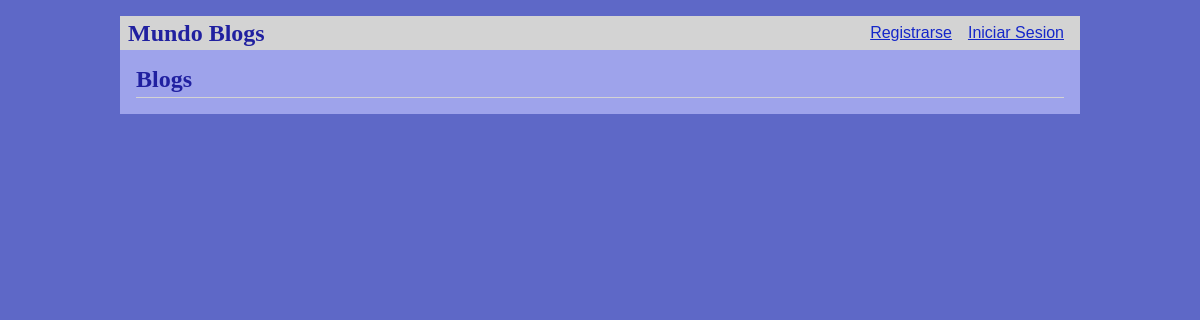
/, run on an earlier commit of the app's database.
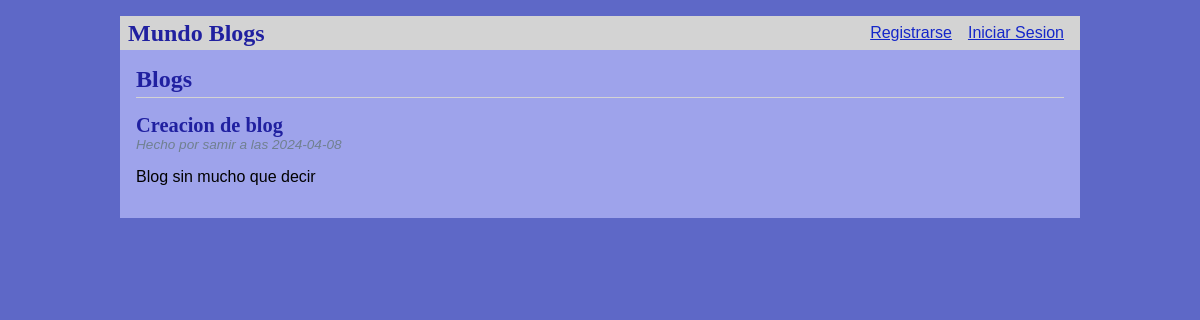
And on a later commit of the database.
### tables this page shows
CREATE TABLE post (
  id INTEGER PRIMARY KEY AUTOINCREMENT,
  author_id INTEGER NOT NULL,
  created TIMESTAMP NOT NULL DEFAULT CURRENT_TIMESTAMP,
  title TEXT NOT NULL,
  body TEXT NOT NULL,
  FOREIGN KEY (author_id) REFERENCES user (id)
);

CREATE TABLE user (
  id INTEGER PRIMARY KEY AUTOINCREMENT,
  username TEXT UNIQUE NOT NULL,
  password TEXT NOT NULL
);

### flaskr/blog.py (the view)
@bp.route('/')
def index():
    db = get_db()
    posts = db.execute(
        'SELECT p.id, title, body, created, author_id, username'
        ' FROM post p JOIN user u ON p.author_id = u.id'
        ' ORDER BY created DESC'
    ).fetchall()
    return render_template('blog/index.html', posts=posts)

### flaskr/auth.py (called while the page is built)
@bp.before_app_request
def load_logged_in_user():
    user_id = session.get('user_id')
    if user_id is None:
        g.user = None
    else:
        g.user = get_db().execute(
            'SELECT * FROM user WHERE id = ?', (user_id,)
        ).fetchone()

### flaskr/db.py (called while the page is built)
def get_db():
    if 'db' not in g:
        g.db = sqlite3.connect(
            current_app.config['DATABASE'],
            detect_types=sqlite3.PARSE_DECLTYPES
        )
        g.db.row_factory = sqlite3.Row
    return g.db

### flaskr/templates/blog/index.html (shortened to what this page needs)
{% extends 'base.html' %}
{% block header %}
  <h1>{% block title %}Blogs{% endblock %}</h1>
{% endblock %}
{% block content %}
  {% for post in posts %}
    <article class="post">
      <header>
        <div>
          <h1>{{ post['title'] }}</h1>
          <div class="about">Hecho por {{ post['username'] }} a las {{ post['created'].strftime('%Y-%m-%d') }}</div>
        </div>
      </header>
      <p class="body">{{ post['body'] }}</p>
    </article>
  {% endfor %}
{% endblock %}

### flaskr/templates/base.html (shortened to what this page needs)
<!doctype html>
<link rel="stylesheet" href="{{ url_for('static', filename='style.css') }}">
<nav>
  <h1>Mundo Blogs</h1>
  <ul>
    {% if g.user %}
      <li><span>{{ g.user['username'] }}</span>
      <li><span>{{ g.user['Email'] }}</span>
      <li><a href="{{ url_for('auth.logout') }}">Cerrar Sesion</a>
    {% else %}
      <li><a href="{{ url_for('auth.register') }}">Registrarse</a>
      <li><a href="{{ url_for('auth.login') }}">Iniciar Sesion</a>
    {% endif %}
  </ul>
</nav>
<section class="content">
  <header>
    {% block header %}{% endblock %}
  </header>
  {% block content %}{% endblock %}
</section>

### flaskr/static/style.css (style rules this page uses)
h1 { font-family: serif; color: #2020a0; margin: 1rem 0; }
a { color: #1527c9; }
nav { background: lightgray; display: flex; align-items: center; padding: 0 0.5rem; }
nav h1 { flex: auto; margin: 0; }
nav ul { display: flex; list-style: none; margin: 0; padding: 0; }
nav ul li a, nav ul li span, header .action { display: block; padding: 0.5rem; }
.content { padding: 0 1rem 1rem; }
.content > header { border-bottom: 1px solid lightgray; display: flex; align-items: flex-end; }
.content > header h1 { flex: auto; margin: 1rem 0 0.25rem 0; }
.post > header { display: flex; align-items: flex-end; font-size: 0.85em; }
.post > header > div:first-of-type { flex: auto; }
.post > header h1 { font-size: 1.5em; margin-bottom: 0; }
.post .about { color: slategray; font-style: italic; }
.post .body { white-space: pre-line; }
.content:last-child { margin-bottom: 0; }

What changed in the data, as far as the page shows it:
added post: title "Creacion de blog", username "samir", created "2024-04-08", body "Blog sin mucho que decir"
